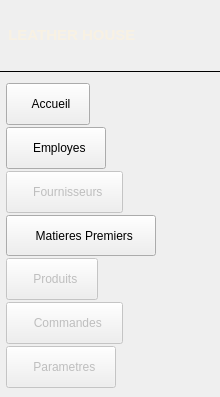
        <widget class="QWidget" name="sidebar" native="true">
         <property name="minimumSize">
          <size>
           <width>220</width>
           <height>0</height>
          </size>
         </property>
         <property name="maximumSize">
          <size>
           <width>220</width>
           <height>16777215</height>
          </size>
         </property>
         <property name="styleSheet">
          <string notr="true">#sidebar {
  background: qlineargradient(x1:0, y1:0, x2:0, y2:1,
    stop:0 rgb(88, 41, 0), stop:1 rgb(110, 55, 10));
}
#sidebar QPushButton {
  background: transparent;
  color: rgb(248, 241, 227);
  text-align: left;
  padding: 12px 16px;
  border: none;
  border-left: 4px solid transparent;
  font-size: 13px;
}
#sidebar QPushButton:hover {
  background-color: rgba(255, 205, 185, 40);
}</string>
         </property>
         <widget class="QWidget" name="sidebarLogoArea" native="true">
          <property name="geometry">
           <rect>
            <x>0</x>
            <y>0</y>
            <width>147</width>
            <height>70</height>
           </rect>
          </property>
          <property name="minimumSize">
           <size>
            <width>0</width>
            <height>70</height>
           </size>
          </property>
          <property name="maximumSize">
           <size>
            <width>16777215</width>
            <height>70</height>
           </size>
          </property>
          <layout class="QHBoxLayout" name="sidebarLogoLayout">
           <item>
            <widget class="QLabel" name="sidebarBrandLabel">
             <property name="styleSheet">
              <string notr="true">color: rgb(248, 241, 227); font-size: 15px; font-weight: bold;</string>
             </property>
             <property name="text">
              <string>  LEATHER HOUSE</string>
             </property>
            </widget>
           </item>
          </layout>
         </widget>
         <widget class="QFrame" name="sidebarSep1">
          <property name="geometry">
           <rect>
            <x>0</x>
            <y>71</y>
            <width>220</width>
            <height>1</height>
           </rect>
          </property>
          <property name="maximumSize">
           <size>
            <width>16777215</width>
            <height>1</height>
           </size>
          </property>
          <property name="styleSheet">
           <string notr="true">background-color: rgba(255, 205, 185, 80);</string>
          </property>
          <property name="frameShape">
           <enum>QFrame::Shape::HLine</enum>
          </property>
         </widget>
         <widget class="QPushButton" name="btnParametres">
          <property name="enabled">
           <bool>false</bool>
          </property>
          <property name="geometry">
           <rect>
            <x>6</x>
            <y>346</y>
            <width>110</width>
            <height>42</height>
           </rect>
          </property>
          <property name="minimumSize">
           <size>
            <width>0</width>
            <height>42</height>
           </size>
          </property>
          <property name="text">
           <string>  Parametres</string>
          </property>
         </widget>
         <widget class="QPushButton" name="btnMatieres">
          <property name="geometry">
           <rect>
            <x>6</x>
            <y>215</y>
            <width>150</width>
            <height>41</height>
           </rect>
          </property>
          <property name="text">
           <string>  Matieres Premiers</string>
          </property>
         </widget>
         <widget class="QPushButton" name="btnFournisseurs">
          <property name="enabled">
           <bool>false</bool>
          </property>
          <property name="geometry">
           <rect>
            <x>6</x>
            <y>171</y>
            <width>117</width>
            <height>42</height>
           </rect>
          </property>
          <property name="minimumSize">
           <size>
            <width>0</width>
            <height>42</height>
           </size>
          </property>
          <property name="text">
           <string>  Fournisseurs</string>
          </property>
         </widget>
         <widget class="QPushButton" name="btnCommandes">
          <property name="enabled">
           <bool>false</bool>
          </property>
          <property name="geometry">
           <rect>
            <x>6</x>
            <y>302</y>
            <width>117</width>
            <height>42</height>
           </rect>
          </property>
          <property name="minimumSize">
           <size>
            <width>0</width>
            <height>42</height>
           </size>
          </property>
          <property name="text">
           <string>  Commandes</string>
          </property>
         </widget>
         <widget class="QPushButton" name="btnAccueil">
          <property name="geometry">
           <rect>
            <x>6</x>
            <y>83</y>
            <width>84</width>
            <height>42</height>
           </rect>
          </property>
          <property name="minimumSize">
           <size>
            <width>0</width>
            <height>42</height>
           </size>
          </property>
          <property name="cursor">
           <cursorShape>PointingHandCursor</cursorShape>
          </property>
          <property name="text">
           <string>  Accueil</string>
          </property>
         </widget>
         <widget class="QPushButton" name="btnProduits">
          <property name="enabled">
           <bool>false</bool>
          </property>
          <property name="geometry">
           <rect>
            <x>6</x>
            <y>258</y>
            <width>92</width>
            <height>42</height>
           </rect>
          </property>
          <property name="minimumSize">
           <size>
            <width>0</width>
            <height>42</height>
           </size>
          </property>
          <property name="text">
           <string>  Produits</string>
          </property>
         </widget>
         <widget class="QPushButton" name="btnEmployes">
          <property name="geometry">
           <rect>
            <x>6</x>
            <y>127</y>
            <width>100</width>
            <height>42</height>
           </rect>
          </property>
          <property name="minimumSize">
           <size>
            <width>0</width>
            <height>42</height>
           </size>
          </property>
          <property name="cursor">
           <cursorShape>PointingHandCursor</cursorShape>
          </property>
          <property name="text">
           <string>  Employes</string>
          </property>
         </widget>
        </widget>
